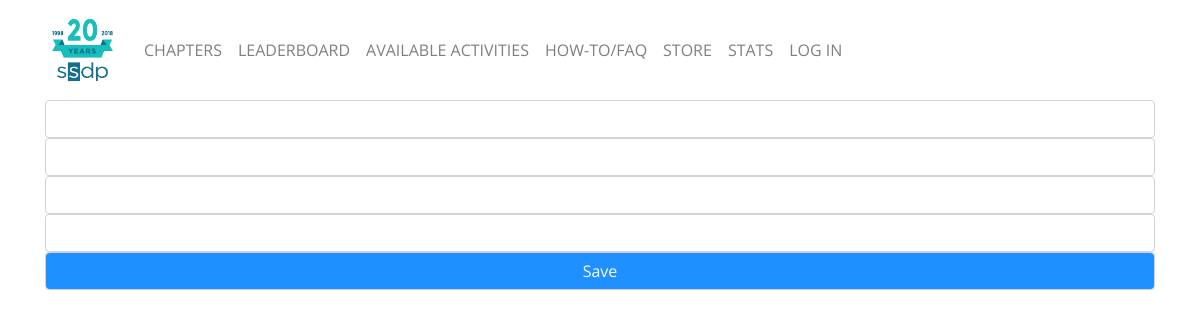
The page /admin/user-edit/test on the database as committed earlier.
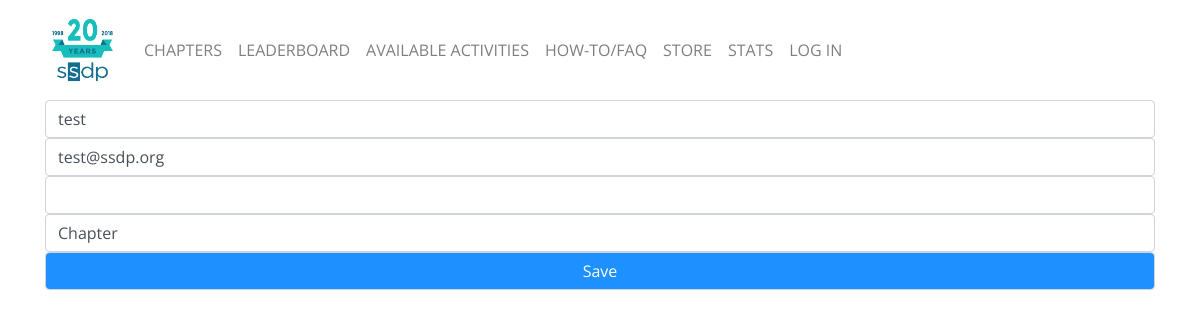
The same page on the database as committed later.
### tables this page shows
CREATE TABLE user (
  id INTEGER PRIMARY KEY AUTOINCREMENT,
  username TEXT UNIQUE NOT NULL,
  email TEXT NOT NULL,
  password TEXT NOT NULL,
  permissions TEXT NOT NULL,
  cb INTEGER,
  pc INTEGER,
  te INTEGER,
  balance INTEGER,
  url TEXT NOT NULL,
  created TIMESTAMP NOT NULL DEFAULT CURRENT_TIMESTAMP
);

### cat/admin.py (the view, shortened to what this page needs)
@bp.route('/admin/user-edit/<url>', methods=('GET', 'POST'))
def userEdit(url):
    db = get_db()
    user = db.execute(
        "SELECT username, email, password, permissions"
        " FROM user where url = ?", (url, )
    ).fetchone()
    return render_template('admin/user-edit.html', user=user)

### cat/auth.py (called while the page is built)
@bp.before_app_request
def load_logged_in_user():
    user_id = session.get('user_id')
    if user_id is None:
        g.user = None
    else:
        g.user = get_db().execute(
            'SELECT * FROM user WHERE id = ?', (user_id,)
        ).fetchone()

### cat/db.py (called while the page is built)
def get_db():
    if 'db' not in g:
        g.db = sqlite3.connect(
            current_app.config['DATABASE'],
            detect_types=sqlite3.PARSE_DECLTYPES
        )
        g.db.row_factory = sqlite3.Row
    return g.db

### cat/templates/admin/user-edit.html (shortened to what this page needs)
{% extends 'base.html' %}
{% block content %}
<div class = "col">
  <form class = "form-group" method="post">
    <div class ="formgroup">
      <input class="form-control"name="username" id="username" value="{{ user['username'] }}">
  </div>
  <div class = "formgroup">
    <input class="form-control"name="email" id="email" value="{{ user['email'] }}">
  </div>
  <div class = "formgroup">
    <input class="form-control"name="password" id="password" value="">
  </div>
  <div class = "formgroup">
    <input class="form-control" name="permissions" id="permissions" value="{{ user['permissions']}}">
  </div>
  <div class ="formgroup">
    <input class="form-control" type="submit" class = "btn btn-primary" value="Save">
  </div>
  </form>
</div>
{% endblock %}

Rows that differ between the two databases and show on the page:
added user: username "test", email "test@ssdp.org", permissions "Chapter"
